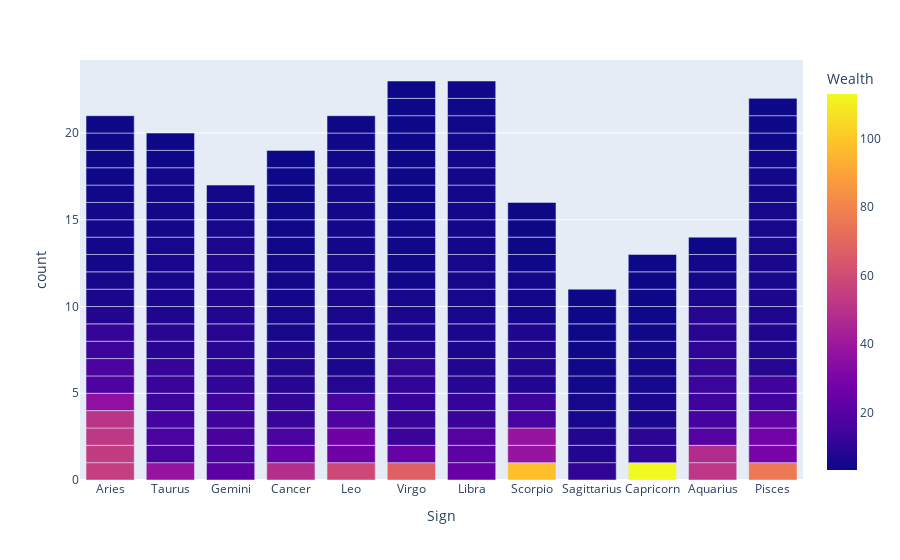

The notebook cell this image was saved under:
### Markdown cell above
Теперь запускаем все ячейки, чтобы видеть красивые картиночки. Первая идея проверить знаки зодиака:

### Code cell
px.bar(data_frame=Frame, x='Sign', color='Wealth',
       category_orders={'Sign':['Aries','Taurus','Gemini','Cancer','Leo','Virgo','Libra','Scorpio','Sagittarius','Capricorn','Aquarius','Pisces']},
      color_continuous_scale=px.colors.sequential.Plasma) 
# Если на вас сейчас что-то ругается, проверьте что у вас установлен Plotly и Mathplotlib в верхней ячейке этого проекта
# Plotly должен быть версии 4.8.1

### Figure 1 — Plotly figure (JSON) as saved in the notebook; plotly's stock layout.template omitted (floating-point values rounded to 4 significant figures; data arrays with more than 128 entries replaced by an {"elided": "..."} marker saying what was removed)
{"data": [{"alignmentgroup": "True", "hovertemplate": "Sign=%{x}<br>count=%{y}<br>Wealth=%{marker.color}<extra></extra>", "legendgroup": "", "marker": {"color": {"elided": "220 float values"}, "coloraxis": "coloraxis"}, "name": "", "offsetgroup": "", "orientation": "v", "showlegend": false, "textposition": "auto", "type": "bar", "x": {"elided": "220 str values"}, "xaxis": "x", "y": {"elided": "220 int values"}, "yaxis": "y"}], "layout": {"barmode": "relative", "coloraxis": {"colorbar": {"title": {"text": "Wealth"}}, "colorscale": [[0, "#0d0887"], [0.1111, "#46039f"], [0.2222, "#7201a8"], [0.3333, "#9c179e"], [0.4444, "#bd3786"], [0.5556, "#d8576b"], [0.6667, "#ed7953"], [0.7778, "#fb9f3a"], [0.8889, "#fdca26"], [1, "#f0f921"]]}, "legend": {"tracegroupgap": 0}, "margin": {"t": 60}, "xaxis": {"anchor": "y", "categoryarray": ["Aries", "Taurus", "Gemini", "Cancer", "Leo", "Virgo", "Libra", "Scorpio", "Sagittarius", "Capricorn", "Aquarius", "Pisces"], "categoryorder": "array", "domain": [0, 1], "title": {"text": "Sign"}}, "yaxis": {"anchor": "x", "domain": [0, 1], "title": {"text": "count"}}}}
